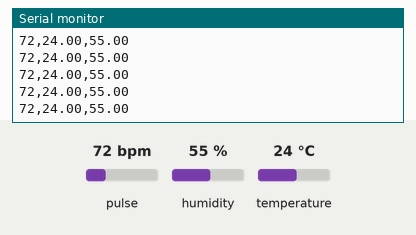
This sketch was run on a simulated ESP32. Parts: the last lines printed to the serial monitor. The inputs (shaded band) are chosen by the test bench; at power-on: pulse 72 bpm, humidity 55 %, temperature 24 °C. WiFi joins after 1.5 s; servers stay silent unless stated.

Above: at 2.7 s.
2.8 s: pulse set to 42 bpm
At 4.06 s:
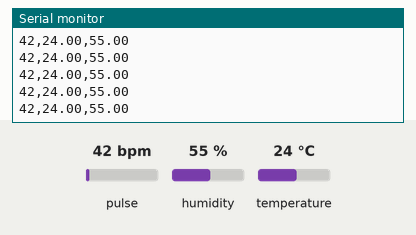
4.3 s: humidity set to 22 %
5.8 s: temperature set to 12 °C
At 6.1 s:
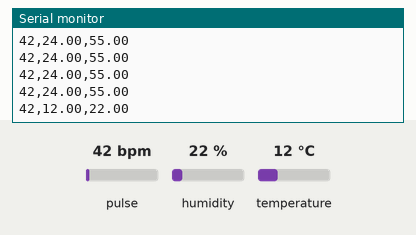
7.3 s: pulse set to 70 bpm
At 7.32 s:
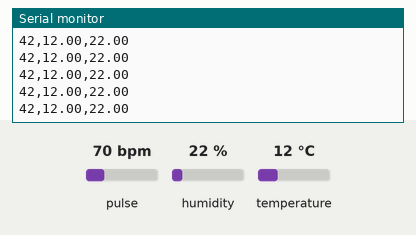
8.8 s: humidity set to 40 %
At 8.8 s:
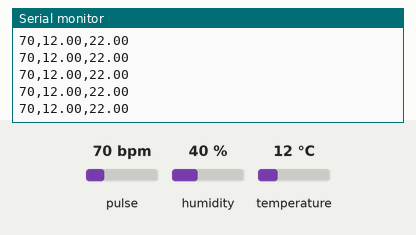
Timing chart, 0 to 11.3 s (numbered marks = the images above; inputs shaded):
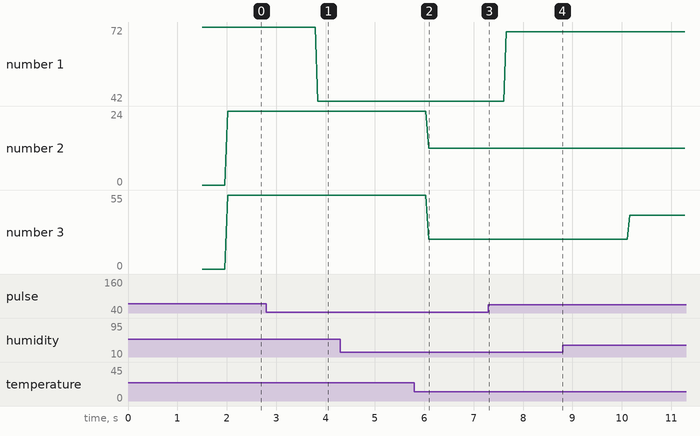

Measured:
- after the input at 2.8 s, the serial monitor: prints a new line after 1.0 s (image 1)
- after the input at 5.8 s, the serial monitor: prints a new line after 0.29 s (image 2)
- plotted number 1: 72 → 42 after the input at 2.8 s, 42 → 70 after the input at 7.3 s
- plotted number 2: 24 → 12 after the input at 5.8 s
- plotted number 3: 22 → 40 after the input at 8.8 s

The sketch:

esp32_biofeedback.ino
```cpp
// Restored from the team's biofeedback source document.
#include <WiFi.h>
#include <WiFiUdp.h>
#include <PulseSensorPlayground.h>
#include <DHT.h>
#include "config.h" // Copy config.example.h; config.h is intentionally ignored by Git.

constexpr int DHT_PIN = 4;
constexpr int PULSE_PIN = 32;
constexpr int PULSE_THRESHOLD = 2000;
constexpr unsigned long ENVIRONMENT_INTERVAL_MS = 2000;
DHT dht(DHT_PIN, DHT22);
PulseSensorPlayground pulseSensor;
WiFiUDP udp;
float currentTemperature = 0.0f;
float currentHumidity = 0.0f;
int currentBpm = 0;
unsigned long previousEnvironmentRead = 0;

void setup() {
    Serial.begin(115200);
    WiFi.begin(WIFI_SSID, WIFI_PASSWORD);
    while (WiFi.status() != WL_CONNECTED) {
        delay(500);
        Serial.print('.');
    }
    Serial.println(WiFi.localIP());
    dht.begin();
    pulseSensor.analogInput(PULSE_PIN);
    pulseSensor.setThreshold(PULSE_THRESHOLD);
    if (!pulseSensor.begin()) Serial.println("Pulse sensor initialization failed");
}

void loop() {
    if (pulseSensor.sawStartOfBeat()) currentBpm = pulseSensor.getBeatsPerMinute();
    unsigned long now = millis();
    if (now - previousEnvironmentRead >= ENVIRONMENT_INTERVAL_MS) {
        previousEnvironmentRead = now;
        float humidity = dht.readHumidity();
        float temperature = dht.readTemperature();
        if (!isnan(humidity) && !isnan(temperature)) {
            currentHumidity = humidity;
            currentTemperature = temperature;
        }
    }
    String packet = String(currentBpm) + "," + String(currentTemperature) + "," + String(currentHumidity);
    udp.beginPacket(PICO_IP, PICO_PORT);
    udp.print(packet);
    udp.endPacket();
    Serial.println(packet);
    delay(50);
}
```

config.example.h
```cpp
#pragma once
const char* WIFI_SSID = "YOUR_WIFI_NAME";
const char* WIFI_PASSWORD = "YOUR_WIFI_PASSWORD";
const char* PICO_IP = "192.168.43.100"; // Replace with your headset's LAN address.
const unsigned short PICO_PORT = 8080;
```
